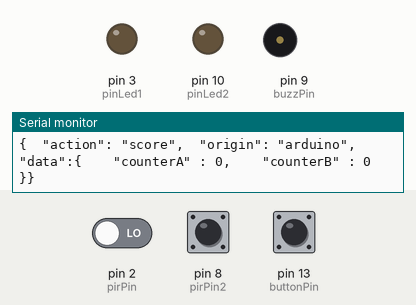
This sketch was run on a simulated Arduino Uno, built with avr-gcc and run on an emulated ATmega328P. Parts: output pins drawn as LEDs (lit = HIGH), buzzer (waves = sounding), the last lines printed to the serial monitor. The inputs (shaded band) are chosen by the test bench; at power-on: pin 2 (pirPin) LOW, pin 8 (pirPin2) LOW, pin 13 (buttonPin) HIGH.

Above: at 1.4 s.
1.5 s: pin 2 (pirPin) driven HIGH
At 3.4 s:
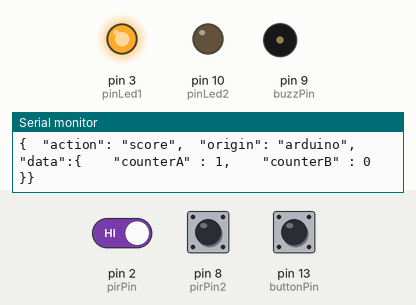
3.7 s: pin 8 (pirPin2) driven HIGH
At 5.5 s:
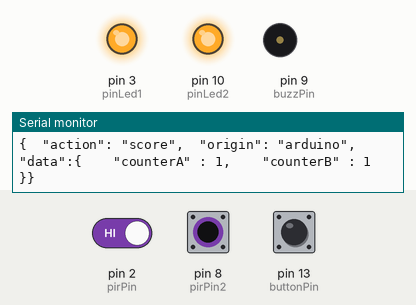
5.8 s: pin 2 (pirPin) driven LOW
At 7.0 s:
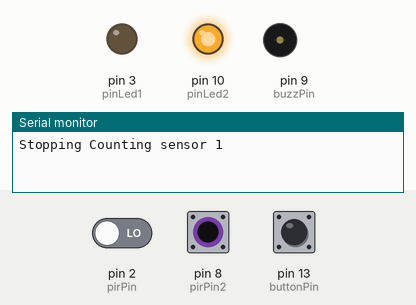
8.9 s: pin 8 (pirPin2) pulsed LOW 2 times (0.12 s each, 0.3 s apart)
At 9.48 s:
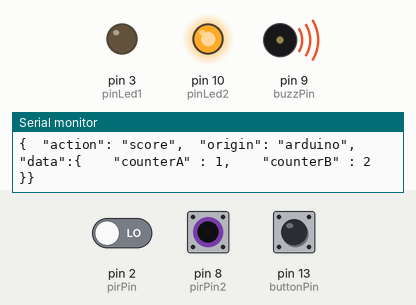
11.2 s: pin 8 (pirPin2) driven LOW
At 12.3 s:
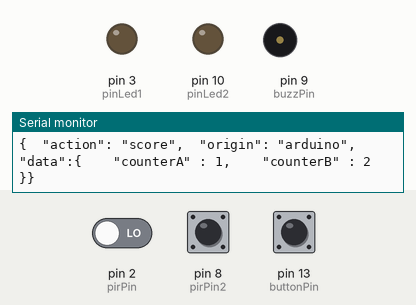
Timing chart, 0 to 13.7 s (numbered marks = the images above; inputs shaded):
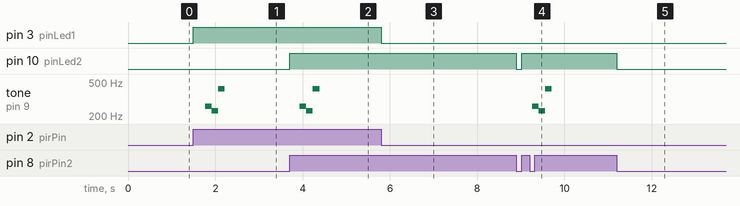

The sketch:

main.ino
```cpp
/**
   Sensor 1 variables
*/
const byte pirPin =  2; // This is the pin that is goin to receive the information of the sensor
const byte pinLed1 = 3; // The first indicating led

/**
   Sensor 2 variables
*/
const byte pirPin2 =  8; // This is the pin that is goin to receive the information of the sensor
const byte pinLed2 = 10; // The first indicating led

/**
   Serial Output
*/
const int serialOutput = 9600; // This is the serial area where to print the messages

const byte buzzPin = 9; // The ping where the buzz is located

const byte buttonPin = 13;

bool reading = false;
bool reading2 = false;

byte counter1 = 0;
byte counter2 = 0;


int buttonState = 0;         // variable for reading the pushbutton status


void setup() {
  // put your setup code here, to run once:
  Serial.begin( serialOutput );
  pinMode(  pirPin     ,   INPUT     );
  pinMode(  pirPin2    ,   INPUT     );
  pinMode(  pinLed1    ,   OUTPUT    );
  pinMode(  pinLed2    ,   OUTPUT    );
  pinMode(  buttonPin  ,   INPUT_PULLUP     );
  printScoreboard();
}

void sendScoreToSerial(){
  Serial.println("{  \"action\": \"score\",  \"origin\": \"arduino\",  \"data\":{    \"counterA\" : " + String(counter1) + ",    \"counterB\" : " + String(counter2) + "  }}");
}


/**
   The Main Loop
*/
void loop() {
  PIRSensor();
  buttonRead();
  /*buttonState = digitalRead(buttonPin);

  // check if the pushbutton is pressed. If it is, the buttonState is HIGH:
  if (buttonState == HIGH) {
    // turn LED on:
    Serial.println( "High" );
  } else {
    // turn LED off:
    Serial.println( "Low" );
  }*/
}

void buttonRead(){
  int sensorVal = digitalRead( buttonPin );
  // Serial.println( sensorVal );
  if (sensorVal == LOW) {
    // Resseting the counter
    Serial.println( "Resseting the game" );
    counter1 = 0;
    counter2 = 0;
    printScoreboard();
  }
}

void printScoreboard(){
  Serial.println("");
  Serial.println("");
  Serial.println("            SCOREBOARD               ");
  Serial.println("|===================================|");
  Serial.println("|  TEAM A                   TEAM B  |");
  Serial.print("     ");
  Serial.print( counter1 );
  Serial.print("                        ");
  Serial.print( counter2 );
  Serial.println("");
  Serial.println("|===================================|");
  Serial.println("");
  Serial.println("");
  sendScoreToSerial();
}

void increaseCounter1( int i ) {
  counter1 += i;
  printScoreboard();
  BuzzSound();
}

void increaseCounter2( int i ) {
  counter2 += i;
  printScoreboard();
  BuzzSound();
}

void BuzzSound() {
  /*
     const int tonos[] = {261, 277, 294, 311, 330, 349, 370, 392, 415, 440, 466, 494};
  */
 /* return;*/

  const int tones[] = { 261 , 230 , 415 };
  const int sze = sizeof( tones ) / sizeof( tones[0] ) ;

  // Serial.println( "Sizes tones" );
  // Serial.println( sze );

  for ( int i; i < sze ; i++ ) {
    // Serial.println( "Tone: " );
    // Serial.println( tones[ i ] );
    tone( buzzPin, tones[ i ]);
    delay(150);
  }
  noTone( buzzPin );
}

/**
   This function will read the PIRSensor Information
*/
void PIRSensor() {
  IRSensor1();
  IRSensor2();
}

void IRSensor1() {
  if (digitalRead( pirPin ) == HIGH ) {
    if ( reading == false ) {
      Serial.println( "Starting reading sensor 1" );
      digitalWrite( pinLed1 , HIGH );

      increaseCounter1( 1 );
      reading = true;
    }
  }
  if (digitalRead( pirPin ) == LOW ) {
    if ( reading  == true ) {
      reading = false;
      digitalWrite( pinLed1 , LOW );

      Serial.println( "Stopping Counting sensor 1" );
    }
  }
}

void IRSensor2() {
  if (digitalRead( pirPin2 ) == HIGH ) {
    if ( reading2 == false ) {
      // Serial.println( "Starting reading sensor 2" );
      digitalWrite( pinLed2 , HIGH );

      increaseCounter2( 1 );
      reading2 = true;
    }
  }
  if (digitalRead( pirPin2 ) == LOW ) {
    if ( reading2  == true ) {
      reading2 = false;
      digitalWrite( pinLed2 , LOW );

      // Serial.println( "Stopping Counting sensor 2" );
    }
  }
}
```

Measured:
- after the input at 1.5 s, pin 3 (pinLed1): LOW → HIGH at once; tone on pin 9 (buzzPin): silent → 261 Hz after 0.27 s, → 230 Hz 0.15 s later, → 415 Hz 0.15 s later, → silent 0.15 s later
- after the input at 3.7 s, pin 10 (pinLed2): LOW → HIGH at once; tone on pin 9 (buzzPin): silent → 261 Hz after 0.24 s, → 230 Hz 0.15 s later, → 415 Hz 0.15 s later, → silent 0.15 s later
- after the input at 5.8 s, pin 3 (pinLed1): HIGH → LOW at once
- after the input at 8.9 s, pin 10 (pinLed2): HIGH → LOW at once, → HIGH 0.12 s later; tone on pin 9 (buzzPin): silent → 261 Hz after 0.36 s, → 230 Hz 0.15 s later, → 415 Hz 0.15 s later, → silent 0.15 s later
- after the input at 11.2 s, pin 10 (pinLed2): HIGH → LOW at once
